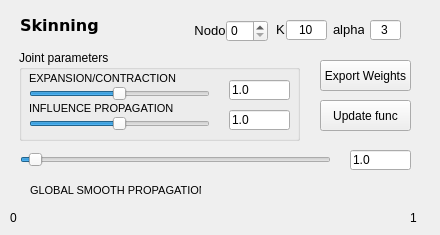
              <widget class="QWidget" name="tab_6">
               <attribute name="title">
                <string>RealTime</string>
               </attribute>
               <widget class="QLabel" name="label">
                <property name="geometry">
                 <rect>
                  <x>186</x>
                  <y>15</y>
                  <width>48</width>
                  <height>31</height>
                 </rect>
                </property>
                <property name="font">
                 <font>
                  <pointsize>10</pointsize>
                 </font>
                </property>
                <property name="text">
                 <string>Nodo</string>
                </property>
                <property name="alignment">
                 <set>Qt::AlignCenter</set>
                </property>
               </widget>
               <widget class="QLabel" name="label_2">
                <property name="geometry">
                 <rect>
                  <x>20</x>
                  <y>10</y>
                  <width>101</width>
                  <height>31</height>
                 </rect>
                </property>
                <property name="font">
                 <font>
                  <family>Verdana</family>
                  <pointsize>12</pointsize>
                  <weight>75</weight>
                  <bold>true</bold>
                 </font>
                </property>
                <property name="text">
                 <string>Skinning</string>
                </property>
               </widget>
               <widget class="QLineEdit" name="alphavalue_in">
                <property name="geometry">
                 <rect>
                  <x>370</x>
                  <y>20</y>
                  <width>31</width>
                  <height>20</height>
                 </rect>
                </property>
                <property name="text">
                 <string>3</string>
                </property>
                <property name="alignment">
                 <set>Qt::AlignCenter</set>
                </property>
               </widget>
               <widget class="QLineEdit" name="kvalue_in">
                <property name="geometry">
                 <rect>
                  <x>286</x>
                  <y>20</y>
                  <width>41</width>
                  <height>20</height>
                 </rect>
                </property>
                <property name="text">
                 <string>10</string>
                </property>
                <property name="alignment">
                 <set>Qt::AlignCenter</set>
                </property>
               </widget>
               <widget class="QLabel" name="label_5">
                <property name="geometry">
                 <rect>
                  <x>276</x>
                  <y>14</y>
                  <width>21</width>
                  <height>30</height>
                 </rect>
                </property>
                <property name="font">
                 <font>
                  <pointsize>10</pointsize>
                 </font>
                </property>
                <property name="text">
                 <string>K</string>
                </property>
               </widget>
               <widget class="QLabel" name="label_6">
                <property name="geometry">
                 <rect>
                  <x>333</x>
                  <y>14</y>
                  <width>31</width>
                  <height>30</height>
                 </rect>
                </property>
                <property name="font">
                 <font>
                  <pointsize>10</pointsize>
                 </font>
                </property>
                <property name="text">
                 <string>alpha</string>
                </property>
               </widget>
               <widget class="colorBar" name="ColorInterpolationBar" native="true">
                <property name="geometry">
                 <rect>
                  <x>20</x>
                  <y>210</y>
                  <width>381</width>
                  <height>16</height>
                 </rect>
                </property>
               </widget>
               <widget class="QLabel" name="label_7">
                <property name="geometry">
                 <rect>
                  <x>10</x>
                  <y>210</y>
                  <width>21</width>
                  <height>16</height>
                 </rect>
                </property>
                <property name="text">
                 <string>0</string>
                </property>
               </widget>
               <widget class="QLabel" name="label_9">
                <property name="geometry">
                 <rect>
                  <x>410</x>
                  <y>210</y>
                  <width>21</width>
                  <height>16</height>
                 </rect>
                </property>
                <property name="text">
                 <string>1</string>
                </property>
               </widget>
               <widget class="QSpinBox" name="DistancesVertSource">
                <property name="geometry">
                 <rect>
                  <x>226</x>
                  <y>20</y>
                  <width>42</width>
                  <height>22</height>
                 </rect>
                </property>
                <property name="maximum">
                 <number>10000</number>
                </property>
               </widget>
               <widget class="QPushButton" name="exportWeights_btn">
                <property name="geometry">
                 <rect>
                  <x>320</x>
                  <y>60</y>
                  <width>91</width>
                  <height>31</height>
                 </rect>
                </property>
                <property name="text">
                 <string>Export Weights</string>
                </property>
               </widget>
               <widget class="QSlider" name="smoothPropagationSlider">
                <property name="geometry">
                 <rect>
                  <x>20</x>
                  <y>150</y>
                  <width>311</width>
                  <height>19</height>
                 </rect>
                </property>
                <property name="maximum">
                 <number>350</number>
                </property>
                <property name="value">
                 <number>10</number>
                </property>
                <property name="orientation">
                 <enum>Qt::Horizontal</enum>
                </property>
               </widget>
               <widget class="QLineEdit" name="smoothPropagationEdit">
                <property name="geometry">
                 <rect>
                  <x>350</x>
                  <y>150</y>
                  <width>61</width>
                  <height>20</height>
                 </rect>
                </property>
                <property name="text">
                 <string>1.0</string>
                </property>
                <property name="readOnly">
                 <bool>true</bool>
                </property>
               </widget>
               <widget class="QLabel" name="label_11">
                <property name="geometry">
                 <rect>
                  <x>30</x>
                  <y>180</y>
                  <width>171</width>
                  <height>20</height>
                 </rect>
                </property>
                <property name="font">
                 <font>
                  <pointsize>8</pointsize>
                  <weight>50</weight>
                  <bold>false</bold>
                 </font>
                </property>
                <property name="text">
                 <string>GLOBAL SMOOTH PROPAGATION</string>
                </property>
               </widget>
               <widget class="QGroupBox" name="groupBox_3">
                <property name="geometry">
                 <rect>
                  <x>19</x>
                  <y>50</y>
                  <width>281</width>
                  <height>91</height>
                 </rect>
                </property>
                <property name="title">
                 <string>Joint parameters</string>
                </property>
                <widget class="QLineEdit" name="expansionValueEdit">
                 <property name="geometry">
                  <rect>
                   <x>210</x>
                   <y>30</y>
                   <width>61</width>
                   <height>20</height>
                  </rect>
                 </property>
                 <property name="text">
                  <string>1.0</string>
                 </property>
                 <property name="readOnly">
                  <bool>true</bool>
                 </property>
                </widget>
                <widget class="QLineEdit" name="propagationValueEdit">
                 <property name="geometry">
                  <rect>
                   <x>210</x>
                   <y>60</y>
                   <width>61</width>
                   <height>20</height>
                  </rect>
                 </property>
                 <property name="text">
                  <string>1.0</string>
                 </property>
                 <property name="readOnly">
                  <bool>true</bool>
                 </property>
                </widget>
                <widget class="QSlider" name="expansionSlider">
                 <property name="geometry">
                  <rect>
                   <x>10</x>
                   <y>34</y>
                   <width>181</width>
                   <height>19</height>
                  </rect>
                 </property>
                 <property name="minimum">
                  <number>1</number>
                 </property>
                 <property name="maximum">
                  <number>200</number>
                 </property>
                 <property name="value">
                  <number>100</number>
                 </property>
                 <property name="orientation">
                  <enum>Qt::Horizontal</enum>
                 </property>
                </widget>
                <widget class="QLabel" name="label_10">
                 <property name="geometry">
                  <rect>
                   <x>10</x>
                   <y>18</y>
                   <width>171</width>
                   <height>20</height>
                  </rect>
                 </property>
                 <property name="font">
                  <font>
                   <pointsize>8</pointsize>
                   <weight>50</weight>
                   <bold>false</bold>
                  </font>
                 </property>
                 <property name="text">
                  <string>EXPANSION/CONTRACTION</string>
                 </property>
                </widget>
                <widget class="QLabel" name="label_13">
                 <property name="geometry">
                  <rect>
                   <x>10</x>
                   <y>48</y>
                   <width>171</width>
                   <height>20</height>
                  </rect>
                 </property>
                 <property name="font">
                  <font>
                   <pointsize>8</pointsize>
                   <weight>50</weight>
                   <bold>false</bold>
                  </font>
                 </property>
                 <property name="text">
                  <string>INFLUENCE PROPAGATION</string>
                 </property>
                </widget>
                <widget class="QSlider" name="propagationSlider">
                 <property name="geometry">
                  <rect>
                   <x>10</x>
                   <y>64</y>
                   <width>181</width>
                   <height>19</height>
                  </rect>
                 </property>
                 <property name="minimum">
                  <number>1</number>
                 </property>
                 <property name="maximum">
                  <number>200</number>
                 </property>
                 <property name="value">
                  <number>100</number>
                 </property>
                 <property name="orientation">
                  <enum>Qt::Horizontal</enum>
                 </property>
                </widget>
               </widget>
               <widget class="QPushButton" name="prop_function_updt">
                <property name="geometry">
                 <rect>
                  <x>320</x>
                  <y>100</y>
                  <width>91</width>
                  <height>31</height>
                 </rect>
                </property>
                <property name="text">
                 <string>Update func</string>
                </property>
               </widget>
               <zorder>label</zorder>
               <zorder>label_2</zorder>
               <zorder>alphavalue_in</zorder>
               <zorder>kvalue_in</zorder>
               <zorder>label_5</zorder>
               <zorder>label_6</zorder>
               <zorder>ColorInterpolationBar</zorder>
               <zorder>label_7</zorder>
               <zorder>label_9</zorder>
               <zorder>DistancesVertSource</zorder>
               <zorder>exportWeights_btn</zorder>
               <zorder>smoothPropagationEdit</zorder>
               <zorder>label_11</zorder>
               <zorder>smoothPropagationSlider</zorder>
               <zorder>groupBox_3</zorder>
               <zorder>prop_function_updt</zorder>
              </widget>
